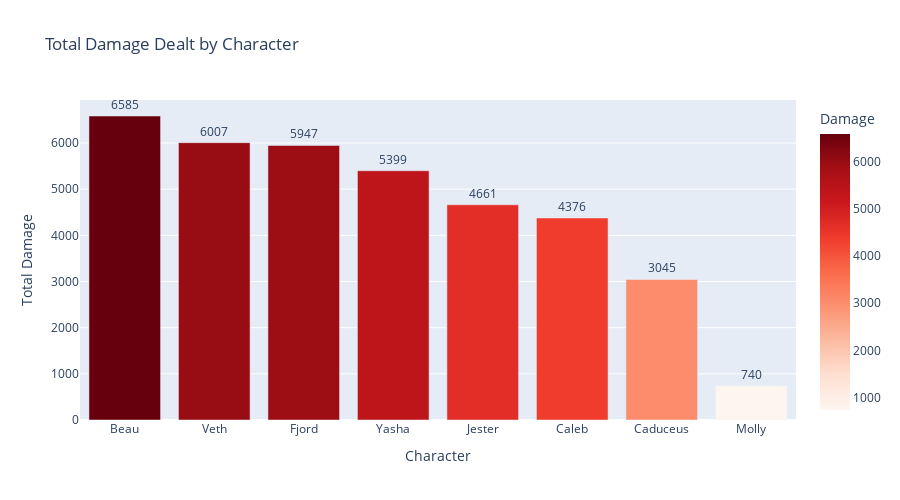

The notebook cell saved with this chart:
### Markdown cell above
### Total Damage Dealt by Character

This chart shows the total amount of damage dealt by each character during Campaign 2. It gives us a sense of who took the most offensive actions in combat, highlighting key damage-dealers in the party.

Note that some characters may have lower totals due to fewer appearances or a more supportive playstyle. This chart reflects raw output, not necessarily impact.

### Code cell
# Filter to main characters only
main_characters = ["Beau", "Fjord", "Jester", "Veth", "Caleb", "Yasha", "Caduceus", "Molly", "Kingsley"]
filtered_df = df[df["Character"].isin(main_characters)]

# Group by character and sum total damage
damage_data = filtered_df.groupby("Character")["Damage"].sum().reset_index()
damage_data = damage_data.sort_values("Damage", ascending=False)

# Create bar chart
fig = px.bar(
    damage_data,
    x="Character",
    y="Damage",
    title="Total Damage Dealt by Character",
    text="Damage",
    color="Damage",
    color_continuous_scale="Reds"
)

fig.update_layout(
    xaxis_title="Character",
    yaxis_title="Total Damage",
    height=500
)

fig.update_traces(textposition="outside")

fig.show()

### Figure 1 — Plotly figure (JSON) as saved in the notebook; plotly's stock layout.template omitted (floating-point values rounded to 4 significant figures)
{"data": [{"hovertemplate": "Character=%{x}<br>Damage=%{marker.color}<extra></extra>", "legendgroup": "", "marker": {"color": [6585, 6007, 5947, 5399, 4661, 4376, 3045, 740], "coloraxis": "coloraxis", "pattern": {"shape": ""}}, "name": "", "orientation": "v", "showlegend": false, "text": [6585.0, 6007.0, 5947.0, 5399.0, 4661.0, 4376.0, 3045.0, 740.0], "textposition": "outside", "type": "bar", "x": ["Beau", "Veth", "Fjord", "Yasha", "Jester", "Caleb", "Caduceus", "Molly"], "xaxis": "x", "y": [6585, 6007, 5947, 5399, 4661, 4376, 3045, 740], "yaxis": "y"}], "layout": {"barmode": "relative", "coloraxis": {"colorbar": {"title": {"text": "Damage"}}, "colorscale": [[0, "rgb(255,245,240)"], [0.125, "rgb(254,224,210)"], [0.25, "rgb(252,187,161)"], [0.375, "rgb(252,146,114)"], [0.5, "rgb(251,106,74)"], [0.625, "rgb(239,59,44)"], [0.75, "rgb(203,24,29)"], [0.875, "rgb(165,15,21)"], [1, "rgb(103,0,13)"]]}, "height": 500, "legend": {"tracegroupgap": 0}, "title": {"text": "Total Damage Dealt by Character"}, "xaxis": {"anchor": "y", "domain": [0, 1], "title": {"text": "Character"}}, "yaxis": {"anchor": "x", "domain": [0, 1], "title": {"text": "Total Damage"}}}}
